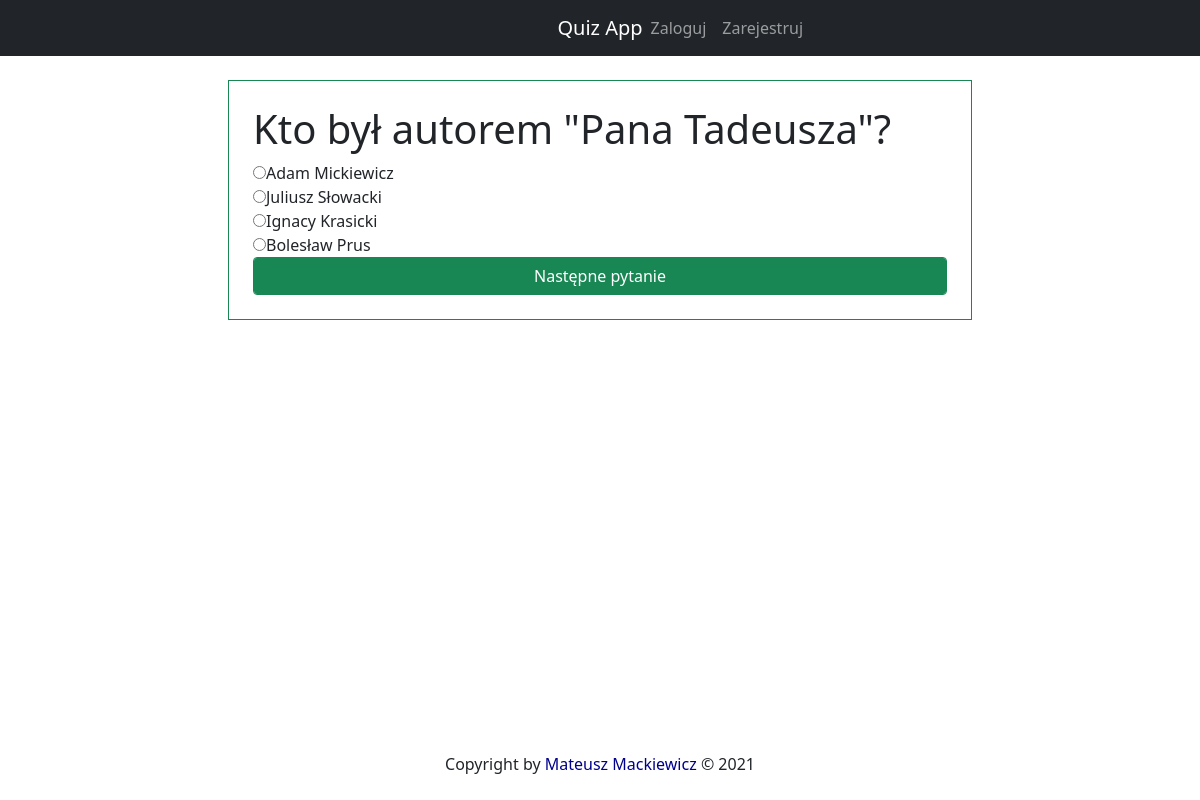
The app's page /quiz/1 with its own data.
### quiz/models.py (models this page shows, shortened)
class Pytanie(models.Model):
    quiz = models.ForeignKey(Quiz, on_delete=models.CASCADE)
    pytanie = models.CharField(max_length=500)
    odpowiedz = models.IntegerField()
    opcja1 = models.CharField(max_length=500)
    opcja2 = models.CharField(max_length=500)
    opcja3 = models.CharField(max_length=500, blank=True)
    opcja4 = models.CharField(max_length=500, blank=True)

### quiz/views.py (the view)
# urls.py: path('quiz/<id>', dany_quiz, name='dany_quiz'),
def dany_quiz(request, id):
    if request.method == "POST":
        zadane_pytanie = Pytanie.objects.get(id=int(request.POST['pytanie']))
        if 'name' in request.POST:
            if zadane_pytanie.odpowiedz == int(request.POST.get('name')):
                request.session['wynik'] += 1
            else:
                request.session['zle_odp'][zadane_pytanie.pytanie] = [zadane_pytanie.id]
            if request.POST.get("next") == "puste":
                return redirect("podsumowanie")
            id_pytania = int(request.POST['next'])
            pytanie = Pytanie.objects.filter(quiz__id=id, id=id_pytania)[0]
            sprawdzenie = Pytanie.objects.filter(quiz__id=id).order_by('id').last()
            if pytanie.id is not sprawdzenie.id:
                next = Pytanie.objects.filter(quiz__id=id, id__gt=pytanie.id).order_by('id').first()
                return render(request, 'quiz.html', {'id_quizu': id, 'pytanie': pytanie, 'next': next.id})
            else:
                return render(request, 'quiz.html', {'id_quizu': id, 'pytanie': pytanie, 'next': "puste"})
        else:
            messages.warning(request, "Zaznacz odpowiedź!")
            next = request.POST['next']
            return render(request, 'quiz.html', {'id_quizu': id, 'pytanie': zadane_pytanie, 'next': next})
    else:
        request.session['wynik'] = 0
        request.session['zle_odp'] = {}
        try:
            pytanie = Pytanie.objects.filter(quiz__id=id).first()
            next = Pytanie.objects.filter(quiz__id=id, id__gt=pytanie.id).order_by('id').first()
            if next is not None:
                return render(request, 'quiz.html', {'id_quizu': id, 'pytanie': pytanie, 'next': next.id})
            else:
                return render(request, 'quiz.html', {'id_quizu': id, 'pytanie': pytanie, 'next': "puste"})
        except:
            messages.warning(request, "W danym quizie nie ma pytań!")
            return redirect('dodaj_pytanie', id=id)

### quiz/templates/quiz.html (shortened to what this page needs)
{% extends 'base.html' %}
{% block content %}
<div class="col-lg-8 border border-success p-4 m-4 mx-auto">
    <h1> {{ pytanie.pytanie}} </h1>
    <form method="post" action="{% url 'dany_quiz' id=id_quizu %}">
        <div class="radio">
            <label><input type="radio" id="opcja1" name="name" value="1">{{ pytanie.opcja1}} </label>
        </div>
        <div class="radio">
            <label><input type="radio" id="opcja2" name="name" value="2">{{ pytanie.opcja2}} </label>
        </div>
        {% if pytanie.opcja3 %}
        <div class="radio">
            <label><input type="radio" id="opcja3" name="name" value="3">{{ pytanie.opcja3}} </label>
        </div>
        {% endif %}
        {% if pytanie.opcja4 %}
        <div class="radio">
            <label><input type="radio" id="opcja4" name="name" value="4">{{ pytanie.opcja4}} </label>
        </div>
        {% endif %}
        <input type="submit" value="Następne pytanie" class="btn form-control btn-success">
   </form>
</div>
{% endblock %}

### records on screen
Pytanie: pytanie "Kto był autorem \"Pana Tadeusza\"?", opcja1 "Adam Mickiewicz", opcja2 "Juliusz Słowacki", opcja3 "Ignacy Krasicki", opcja4 "Bolesław Prus"
